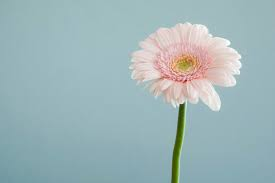
#> input picture Edge_detection/flower.jpg, 275 x 183 px
$ python thresholding.py
#> lines starting #> are read from the running program, lines starting #| are printed output that depends on the picture; after the words box and inside, x2 and y2 are one past the last pixel; in counts of white or black regions, pixels touching at a corner belong together
import cv2

image=cv2.imread("flower.jpg",cv2.IMREAD_GRAYSCALE)
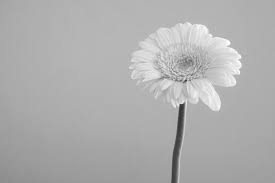
#> image: shape (183, 275); min 50, max 255, mean 174.7

ret,thresh_image=cv2.threshold(image,125,255,cv2.THRESH_BINARY)
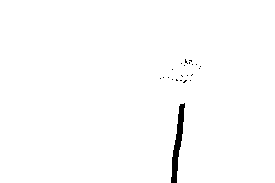
#> thresh_image: shape (183, 275); 99% white; 22 black regions (21 under 20 px), largest, box (x1, y1, x2, y2) and area: (171, 103, 185, 183) 462

cv2.imshow("Original Image",image)
cv2.imshow("Threshold_Image",thresh_image)
cv2.waitKey(0)
cv2.destroyAllWindows()
